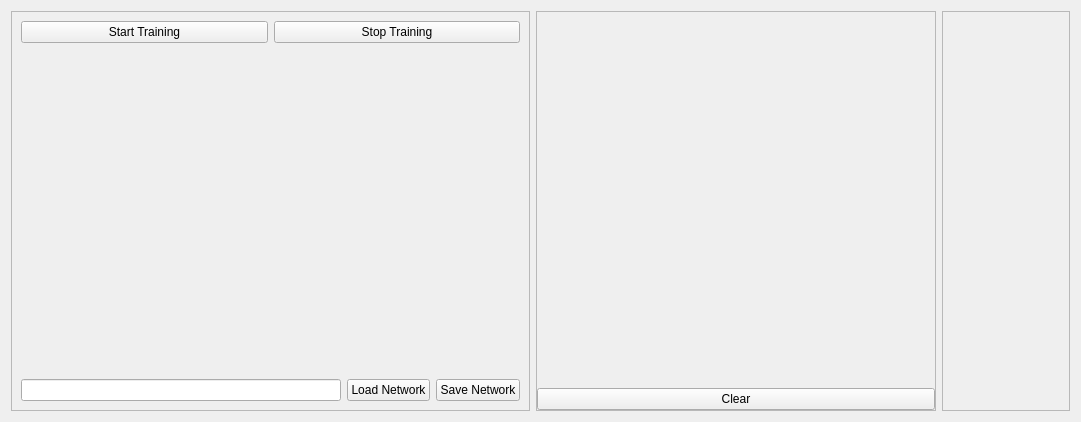
<?xml version="1.0" encoding="UTF-8"?>
<ui version="4.0">
 <class>qnn</class>
 <widget class="QWidget" name="qnn">
  <property name="geometry">
   <rect>
    <x>0</x>
    <y>0</y>
    <width>1081</width>
    <height>418</height>
   </rect>
  </property>
  <property name="windowTitle">
   <string>QNeuralNetwork</string>
  </property>
  <layout class="QHBoxLayout" name="horizontalLayout_3">
   <item>
    <widget class="QFrame" name="frame">
     <property name="frameShape">
      <enum>QFrame::StyledPanel</enum>
     </property>
     <property name="frameShadow">
      <enum>QFrame::Raised</enum>
     </property>
     <layout class="QVBoxLayout" name="verticalLayout_3">
      <item>
       <layout class="QHBoxLayout" name="horizontalLayout" stretch="0,0">
        <property name="sizeConstraint">
         <enum>QLayout::SetDefaultConstraint</enum>
        </property>
        <item>
         <widget class="QPushButton" name="startTraining">
          <property name="text">
           <string>Start Training</string>
          </property>
         </widget>
        </item>
        <item>
         <widget class="QPushButton" name="stopTraining">
          <property name="text">
           <string>Stop Training</string>
          </property>
         </widget>
        </item>
       </layout>
      </item>
      <item>
       <widget class="PlotWidget" name="accuracyGraph" native="true">
        <property name="sizePolicy">
         <sizepolicy hsizetype="Preferred" vsizetype="Preferred">
          <horstretch>0</horstretch>
          <verstretch>0</verstretch>
         </sizepolicy>
        </property>
        <property name="minimumSize">
         <size>
          <width>0</width>
          <height>256</height>
         </size>
        </property>
       </widget>
      </item>
      <item>
       <layout class="QHBoxLayout" name="horizontalLayout_2">
        <item>
         <widget class="QLineEdit" name="networkName"/>
        </item>
        <item>
         <widget class="QPushButton" name="loadNetwork">
          <property name="text">
           <string>Load Network</string>
          </property>
         </widget>
        </item>
        <item>
         <widget class="QPushButton" name="saveNetwork">
          <property name="text">
           <string>Save Network</string>
          </property>
         </widget>
        </item>
       </layout>
      </item>
     </layout>
    </widget>
   </item>
   <item>
    <widget class="QFrame" name="frame_2">
     <property name="sizePolicy">
      <sizepolicy hsizetype="Preferred" vsizetype="Preferred">
       <horstretch>0</horstretch>
       <verstretch>0</verstretch>
      </sizepolicy>
     </property>
     <property name="minimumSize">
      <size>
       <width>400</width>
       <height>400</height>
      </size>
     </property>
     <property name="maximumSize">
      <size>
       <width>16777215</width>
       <height>16777215</height>
      </size>
     </property>
     <property name="frameShape">
      <enum>QFrame::StyledPanel</enum>
     </property>
     <property name="frameShadow">
      <enum>QFrame::Raised</enum>
     </property>
     <layout class="QVBoxLayout" name="verticalLayout">
      <property name="spacing">
       <number>0</number>
      </property>
      <property name="leftMargin">
       <number>0</number>
      </property>
      <property name="topMargin">
       <number>0</number>
      </property>
      <property name="rightMargin">
       <number>0</number>
      </property>
      <property name="bottomMargin">
       <number>0</number>
      </property>
      <item>
       <widget class="DigitDrawer" name="digitDrawer" native="true">
        <property name="minimumSize">
         <size>
          <width>0</width>
          <height>0</height>
         </size>
        </property>
        <property name="maximumSize">
         <size>
          <width>16777215</width>
          <height>16777215</height>
         </size>
        </property>
        <layout class="QGridLayout" name="viewGrid">
         <property name="sizeConstraint">
          <enum>QLayout::SetDefaultConstraint</enum>
         </property>
         <property name="spacing">
          <number>0</number>
         </property>
        </layout>
       </widget>
      </item>
      <item>
       <widget class="QPushButton" name="clearButton">
        <property name="text">
         <string>Clear</string>
        </property>
       </widget>
      </item>
     </layout>
    </widget>
   </item>
   <item>
    <widget class="QFrame" name="outputFrame">
     <property name="minimumSize">
      <size>
       <width>128</width>
       <height>0</height>
      </size>
     </property>
     <property name="frameShape">
      <enum>QFrame::StyledPanel</enum>
     </property>
     <property name="frameShadow">
      <enum>QFrame::Raised</enum>
     </property>
     <layout class="QVBoxLayout" name="verticalLayout_2">
      <property name="spacing">
       <number>0</number>
      </property>
      <property name="leftMargin">
       <number>0</number>
      </property>
      <property name="topMargin">
       <number>0</number>
      </property>
      <property name="rightMargin">
       <number>0</number>
      </property>
      <property name="bottomMargin">
       <number>0</number>
      </property>
     </layout>
    </widget>
   </item>
  </layout>
 </widget>
 <customwidgets>
  <customwidget>
   <class>PlotWidget</class>
   <extends>QWidget</extends>
   <header>pyqtgraph</header>
   <container>1</container>
  </customwidget>
  <customwidget>
   <class>DigitDrawer</class>
   <extends>QWidget</extends>
   <header>digitdrawer</header>
   <container>1</container>
  </customwidget>
 </customwidgets>
 <resources/>
 <connections/>
</ui>
